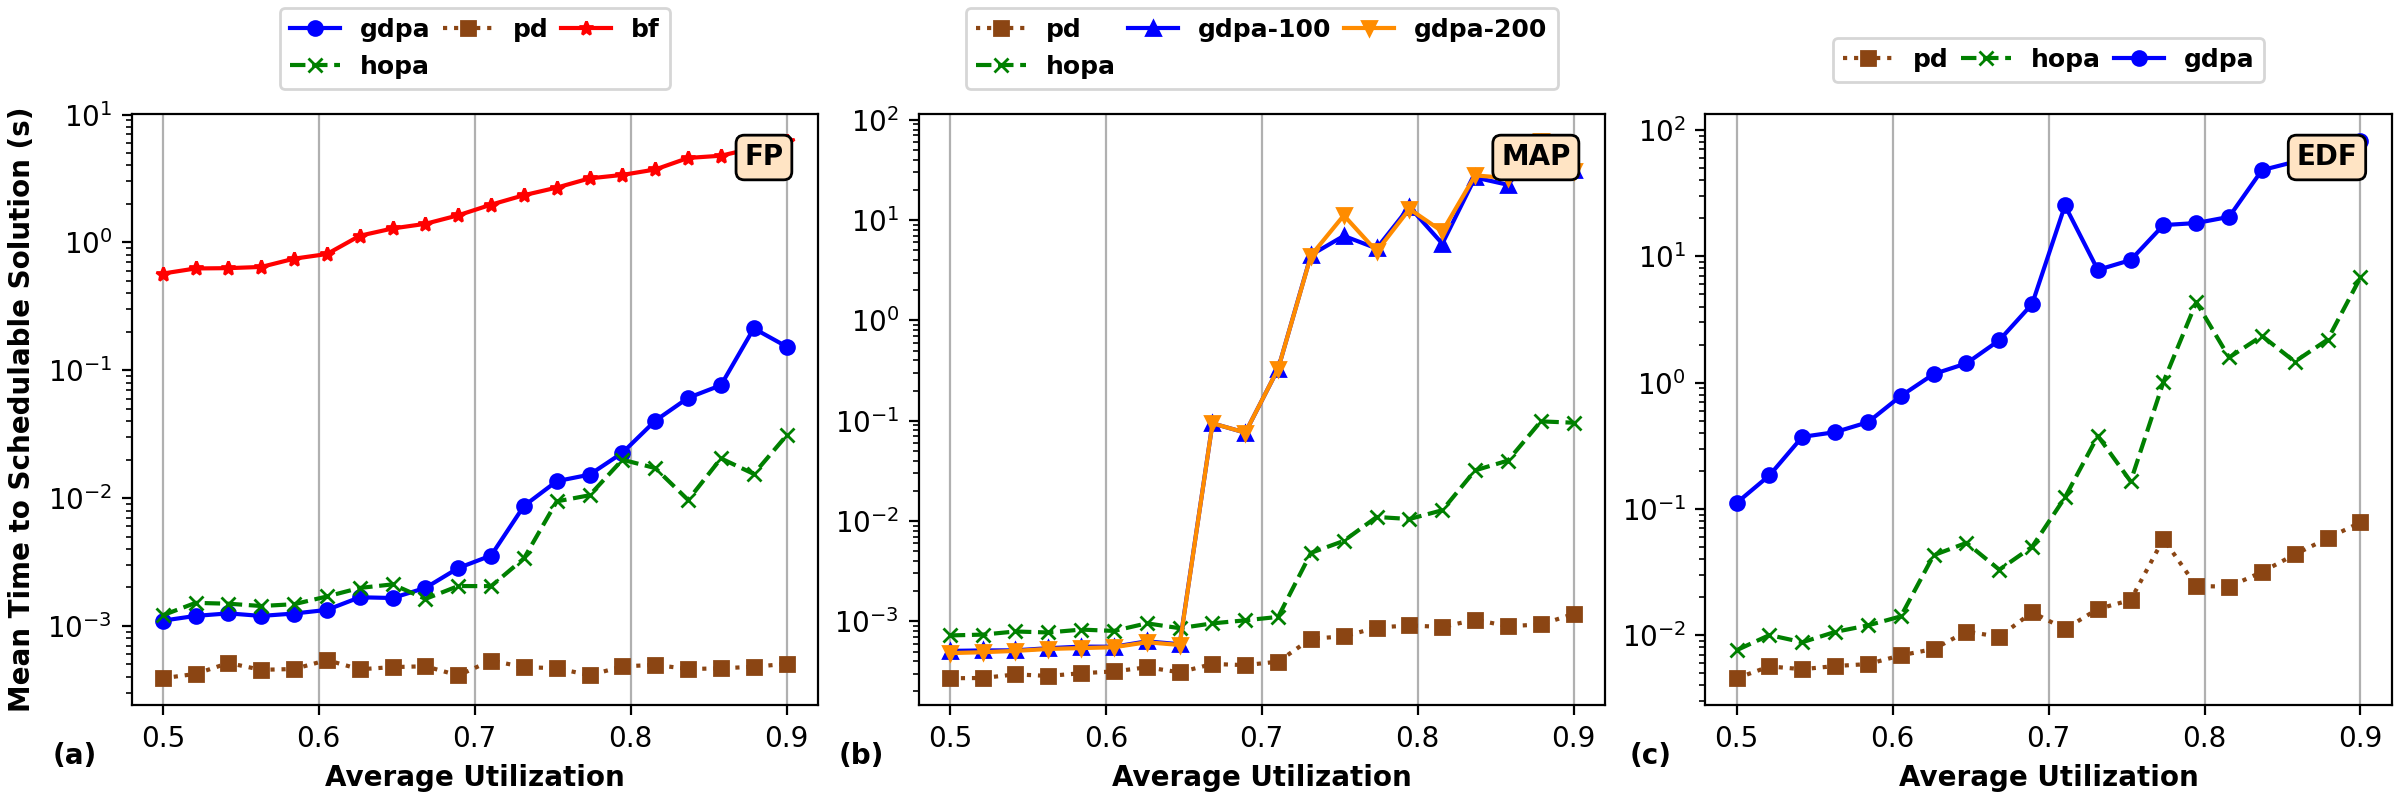

Generate this figure with Python:
import pandas as pd
import matplotlib.pyplot as plt

FP_EXCEL = "./fp/gradient_fp_eval/gradient_fp_eval_times_success.xlsx"
EDF_LOCAL_EXCEL = "./edf-local/gradient_edf_local_eval/gradient_edf_local_eval_times_success.xlsx"
FP_MAPPING_EXCEL = "./fp-mapping/gradient_fp_mapping_eval/gradient_fp_mapping_eval_times_success.xlsx"

METHOD_STYLES = {
    'gdpa':     {'color': '#0000FF', 'marker': 'o', 'ls': '-'},
    'gdpa-100': {'color': '#0000FF', 'marker': '^', 'ls': '-'},
    'gdpa-200': {'color': '#FF8C00', 'marker': 'v', 'ls': '-'},
    'hopa':     {'color': '#008000', 'marker': 'x', 'ls': '--'},
    'pd':       {'color': '#8B4513', 'marker': 's', 'ls': ':'},
    'bf':       {'color': '#FF0000', 'marker': '*', 'ls': '-'},
}


def subfigure_labels(axs):
    for i, a in enumerate(axs):
        label = '(' + chr(ord('a') + i) + ')'
        a.text(-0.05, -0.1, label, fontweight='bold', fontsize='medium', horizontalalignment='right', transform=a.transAxes)


def plot_times():
    # load data
    fp = pd.read_excel(FP_EXCEL, index_col=0)
    mapping = pd.read_excel(FP_MAPPING_EXCEL, index_col=0)
    edfl = pd.read_excel(EDF_LOCAL_EXCEL, index_col=0)

    # reorder and select columns
    fp = fp[['gdpa-vec', 'hopa', 'pd', 'bf']]
    mapping = mapping[['pd', 'hopa', 'gdpa-100', 'gdpa-200']]
    edfl = edfl[['pd', 'hopa', 'gdpa']]

    # rename columns
    fp.rename(columns={'gdpa-vec': 'gdpa'}, inplace=True)

    # prepare chart
    fig, axes = plt.subplots(nrows=1, ncols=3, constrained_layout=True, figsize=(12, 4))
    styles = ['+-', 'o-', 'x--', 's:', '*-', 'o-', 'v-', '^--']

    # plot
    def plot_line(ax, df):
        for col in df.columns:
            style = METHOD_STYLES[col]
            df[col].plot.line(ax=ax, color=style['color'], marker=style['marker'],
                              linestyle=style['ls'], linewidth=1.5, markersize=5)

    plot_line(axes[0], fp)
    plot_line(axes[1], mapping)
    plot_line(axes[2], edfl)

    # configure common properties of axes
    dataframes = [fp, mapping, edfl]
    for i, (ax, df) in enumerate(zip(axes, dataframes)):
        if i == 0:
            ax.set_ylabel("Mean Time to Schedulable Solution (s)", fontweight='bold')
        ax.set_xlabel("Average Utilization", fontweight='bold')
        ax.grid(True, which='major', axis='x')
        ax.set_yscale('log')
        anchor = 1.2 if len(df.columns) > 3 else 1.15
        ax.legend(loc='upper center', bbox_to_anchor=(0.5, anchor), ncol=3, columnspacing=0.5, frameon=True, prop={'weight': 'bold', 'size': 9})

    # particular axes properties
    axes[0].text(0.95, 0.95, "FP", ha='right', va='top', transform=axes[0].transAxes, fontweight='bold', bbox=dict(boxstyle="round", ec='black', fc='bisque'))
    axes[1].text(0.95, 0.95, "MAP", ha='right', va='top', transform=axes[1].transAxes, fontweight='bold', bbox=dict(boxstyle="round", ec='black', fc='bisque'))
    axes[2].text(0.95, 0.95, "EDF", ha='right', va='top', transform=axes[2].transAxes, fontweight='bold', bbox=dict(boxstyle="round", ec='black', fc='bisque'))
    subfigure_labels(axes)

    # save fig
    fig.savefig("times.pdf")
    fig.savefig("times.png")


def main():
    plot_times()


if __name__ == '__main__':
    main()
